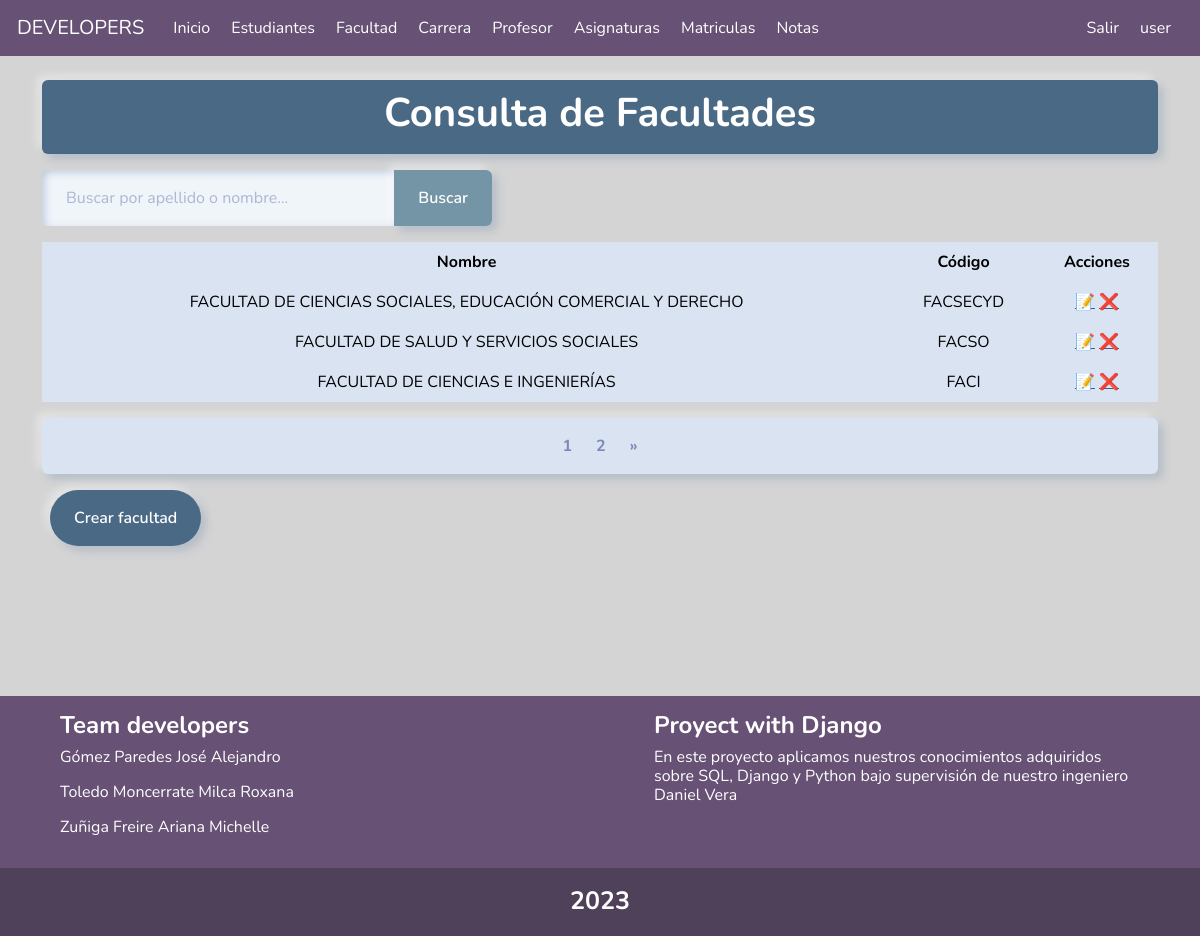
Screenshot of /faculty/ (signed in) with the database file from the repository.
### notas/models.py (models this page shows, shortened)
class Faculty(models.Model):
    name = models.CharField(verbose_name="name", max_length=200)
    code = models.CharField(verbose_name="code", max_length=20)
    is_active = models.BooleanField(verbose_name="is_active", default=True)
    class Meta:
        verbose_name = ('Faculty')
        verbose_name_plural = ('Faculties')
        ordering = ('name',)

### notas/facultad.py (the view)
# urls.py: path('faculty/', facultad.init, name='faculty'),
@login_required
def init(request):
    print(request)
    context, Faculties = None, None
    try:
        query = request.GET.get('q')  # ver
        if query:
            Faculties = (Faculty.objects.filter(
                name__icontains=query) or
                Faculty.objects.filter
                (code__icontains=query))
        else:
            Faculties = Faculty.objects.all()
        paginator = Paginator(Faculties, 3)
        pagina = request.GET.get('page', 1)
        facultades_paginados = paginator.get_page(pagina)
        context = {
            'facultades': facultades_paginados,
            'title': 'Consulta de Facultades',
            'paginator': paginator,
            'num_pages': paginator.num_pages,
        }
        return render(request, 'facultad/facultades.html', context)
    except ValueError:
        print(ValueError)
        return render(request, 'facultad/facultades.html',
                        {'title': 'Consulta de facultades',
                        'error': 'Ha ocurrido un error en la consulta'})

### notas/templates/facultad/facultades.html (shortened to what this page needs)
{% extends "base.html" %}
{% load static%}
{% block content %}
 <div class="container">
    <div class="py-2 mt-4 border border-1 shadow rounded text-center color">
        <h1 class="fw-bold text-white">{{title}}</h1>
    </div>
   <div class="mt-3">
        <div class="mt-2 d-flex justify-content-between flex-wrap">
            <form action="" style="max-width: 450px;">
                <div class="input-group">
                    <input type="text" size="100" class="form-control" placeholder="Buscar por apellido o nombre..." name="q" value="{{ request.GET.q }}">
                    <button class="btn botones text-white" data-bs-toggle="tooltip" data-bs-title="Escriba parte del codigo o nombre y click en buscar">
                        Buscar
                    </button>
                </div>
            </form>
        </div>
  </div>
  <div class="table-responsive mt-3">
     <table class="table table-borderless table-fluid">
    <thead class="text-center text-light ">
      <tr >
        <th>Nombre</th>
        <th>Código</th>
        <th>Acciones</th>
      </tr>
    </thead>
    <tbody>
      {% for facultad in facultades %}
      <tr>
        <td style="text-align: center;">{{facultad.name|upper}}</td>
        <td style="text-align: center;">{{facultad.code|upper}}</td>
        <td style="text-align: center;">
          <a href="{% url 'update_faculty' facultad.id %}" data-bs-toggle="tooltip" data-bs-title="Editar facultad">📝</a>
          <a href="{% url 'delete_faculty' facultad.id %}" data-bs-toggle="tooltip" data-bs-title="Eliminar facultad">❌</a>
        </td>
      </tr>
    {% endfor %}
    </tbody>
     </table>
  </div>
  {% if paginator.num_pages > 1 %}
    <ul class="pagination">
        {% for page_num in paginator.page_range %}
            <li class="page-item text-danger fw-bold {% if page_num == pagina %}active{% endif %}">
                <a class="page-link fw-bold" href="{% url 'faculty' %}?page={{ page_num }}">{{ page_num }}</a>
            </li>
        {% endfor %}
        <li class="page-item">
            <a class="page-link fw-bold" href="{% url 'faculty' %}?page={{ paginator.num_pages }}">&raquo;</a>
        </li>
    </ul>
  {% endif %}
  <div class="m-2">
    <a href="{% url 'create_faculty' %}" class="btn color text-white" data-bs-toggle="tooltip" data-bs-title="Ingresar un nueva facultad">
        Crear facultad
    </a>
  </div>
</div>
{% endblock content %}

### notas/templates/base.html (shortened to what this page needs)
<!DOCTYPE html>
<html lang="es">
  <head>
    {% load static%}
    <link rel="stylesheet" href={% static 'css/bootstrap.min.css' %}>
    <link rel="stylesheet" href={% static 'css/estilos.css' %}>
  </head>
  <body class="fondo">
    <div>
        <nav class="navbar navbar-expand-lg " data-bs-theme="dark">
      <div class="container-fluid"  class="navbar">
        <a class="navbar-brand" href="#">DEVELOPERS</a>
        <div class="collapse navbar-collapse" id="navbarColor01">
          <ul class="navbar-nav me-auto">
            <li class="nav-item">
              <a class="nav-link active" href={% url 'home' %}>Inicio
            </li>
            <li class="nav-item">
              <a class="nav-link" href={% url 'students' %}>Estudiantes</a>
            </li>
            <li class="nav-item">
              <a class="nav-link" href={%url 'faculty'%}>Facultad</a>
            </li>
            <li class="nav-item">
              <a class="nav-link" href="{%url 'carrers'%}">Carrera</a>
            </li>
            <li class="nav-item">
              <a class="nav-link" href={% url 'teachers'%}>Profesor</a>
            </li>
            <li class="nav-item">
              <a class="nav-link" href={%url 'subjects'%}>Asignaturas</a>
            </li>
            <li class="nav-item">
              <a class="nav-link" href={%url 'enroll'%}>Matriculas</a>
            </li>
            <li class="nav-item">
              <a class="nav-link" href={%url 'calification'%}>Notas</a>
            </li>
          </ul>
          <ul class="navbar-nav me-right">
            {% if user.is_authenticated %}
              <li class="nav-item">
                <a class="nav-link" href={% url 'logout' %}>Salir</a>
              </li>
              <li class="nav-item nav-link">
                {{user.username}} <img src="{{user.userprofile.photo.url}}" style="width:50px; heigth:50px">
              </li>
            {% else %}
                  <li class="nav-item" ><a class="nav-link" href={% url 'login' %}>Iniciar Sesion</a></li>
            {% endif %}
          </ul>
        </div>
      </div>
    </nav>
    </div>
    {% block content %}
    {% endblock content %}
    {% include 'footer.html' %}
  </body>
</html>

### static/css/estilos.css (style rules this page uses)
.fondo { background-color: rgb(212, 212, 212) }
.navbar { background-color: #675175; text-indent: 5px; }
.nav-link { color: #fff; }
.color { background-color: #496985; }
.botones { background: #7395a5; }

### rows the page displays
Faculty: name "FACULTAD DE CIENCIAS SOCIALES, EDUCACIÓN COMERCIAL Y DERECHO", code "FACSECYD"
Faculty: name "FACULTAD DE SALUD Y SERVICIOS SOCIALES", code "FACSO"
Faculty: name "FACULTAD DE CIENCIAS E INGENIERÍAS", code "FACI"

### other values shown
{{ user.username }} "user"
{{ title }} "Consulta de Facultades"
{{ page_num }} "1" "2"
